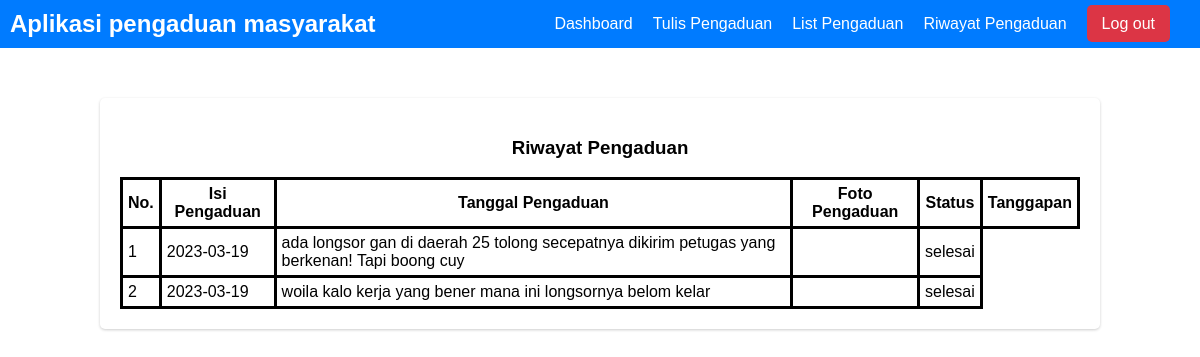
The app's page /user/riwayat_pengaduan.php (signed in) with its own data.
### tables this page shows
CREATE TABLE `pengaduan` (
  `id_pengaduan` int NOT NULL,
  `tgl_pengaduan` date NOT NULL,
  `nik` char(16) NOT NULL,
  `isi_laporan` text NOT NULL,
  `foto` varchar(255) DEFAULT NULL,
  `status` enum('0','proses','selesai') NOT NULL
);

### user/riwayat_pengaduan.php (the view, shortened to what this page needs)
<?php
    include "../koneksi.php";
?>
<!DOCTYPE html>
<html lang="en">
<?php include 'templates/head.php' ?>
<body>
<?php include 'templates/navbar.php'?>
<div class="card">
    <div class="card-body">
        <h3 class="h3">Riwayat Pengaduan</h3>
        <table class="table list">
            <tr>
                <th class="tlist">No.</th>
                <th class="tlist">Isi Pengaduan</th>
                <th class="tlist">Tanggal Pengaduan</th>
                <th class="tlist">Foto Pengaduan</th>
                <th class="tlist">Status</th>
                <th class="tlist">Tanggapan</th>
            </tr>
                <?php
                    $no = 1;
                    $nik = $_SESSION['user']['nik'];
                    $query = mysqli_query($kon, "SELECT pengaduan.*, masyarakat.* FROM pengaduan LEFT JOIN masyarakat ON pengaduan.nik = masyarakat.nik WHERE pengaduan.status ='selesai' AND pengaduan.nik = '$nik' ");
                    while($data = mysqli_fetch_array($query)){
                ?>
                    <tr>
                        <td class="tlist"><?php echo $no++ ?></td>
                        <td class="tlist"><?php echo $data['tgl_pengaduan'] ?></td>
                        <td class="tlist"><?php echo $data['isi_laporan'] ?></td>
                        <td class="tlist"><img src="gambar/<?php echo $data['foto'] ?>" alt="" width="200px"></td>
                        <td class="tlist"><?php echo $data['status'] ?></td>
                    </tr>
                <?php } ?>
        </table>
    </div>
</div>
</body>
</html>

### assets/style.css (style rules this page uses)
body { background-image: url("bg.jpg"); background-size: cover; font-family: Arial, sans-serif; margin: 0; padding: 0; }
.h3 { color: black; }
.card { background-color: #fff; border-radius: 5px; box-shadow: 0px 1px 3px rgba(0, 0, 0, 0.2); min-width: 400px; max-width: 80%; margin: 0 auto; padding: 20px; margin-top: 50px; margin-bottom: 50px; }
.card-body { display: flex; flex-direction: column; align-items: center; }
.list { border-collapse: collapse; }
.table { border-collapse: collapse; }
.tlist { border: 3px solid black; padding: 5px; }

### records on screen
pengaduan: tgl_pengaduan "2023-03-19", isi_laporan "ada longsor gan di daerah 25 tolong secepatnya dikirim petugas yang berkenan! Tapi boong cuy", status "selesai"
pengaduan: tgl_pengaduan "2023-03-19", isi_laporan "woila kalo kerja yang bener mana ini longsornya belom kelar", status "selesai"
